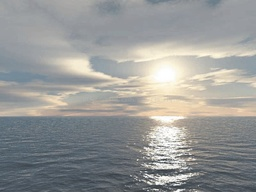
#> input picture woong/practice/images/source.jpg, 256 x 192 px, shrunk from 800 x 600 before the run, found by its file name; its folder holds 2 pictures in this run
$ python imageprocessing_class.py
#> lines starting #> are read from the running program, lines starting #| are printed output that depends on the picture
import math
import numpy as np
import cv2

FILE_PATH = "c:/Users/wcoh/AI_Study/woong/practice/images/"
FILE_SOURCE = "source"  # ORIGINAL IMAGE
FILE_TARGET = "target"  # REFERENCE IMAGE
FILE_EXTENTION = ".jpg"

class colorTransfer:
    meanB = [0, 0]
    meanG = [0, 0]
    meanR = [0, 0]
    stdB = [0, 0]
    stdG = [0, 0]
    stdR = [0, 0]
    h = [0, 0]
    w = [0, 0]          # class member 변수


    def __init__(self, source, target):
#> called with source = 'source', target = 'target'
        self.source_image = cv2.imread(FILE_PATH + source +
                        FILE_EXTENTION, cv2.IMREAD_COLOR)
#> self.source_image is the input picture: shape (192, 256, 3); mean B, G, R 151.5, 153, 151.8
        self.h[0], self.w[0], ch = self.source_image.shape
#> ch = 3

        self.target_image = cv2.imread(FILE_PATH + target +
                        FILE_EXTENTION, cv2.IMREAD_COLOR)
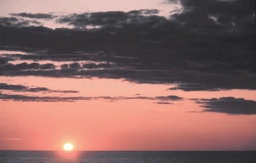
#> input picture woong/practice/images/target.jpg, 256 x 163 px, shrunk from 800 x 510 before the run, found by its file name
#> self.target_image is the input picture: shape (163, 256, 3); mean B, G, R 99.3, 102.5, 138.4
        self.h[1], self.w[1], ch = self.target_image.shape

    def limit(self, val):
        if val > 255:
            val = 255
        if val < 0:
            val = 0

        return val

    def calMean(self, imgName):
#> called with imgName = 'source'
        if imgName == "source":
            N = 0
            img = self.source_image
        elif imgName == "target":
            N = 1
            img = self.target_image

        for j in range(0, self.h[N]):
            for i in range(0, self.w[N]):
                self.meanB[N] = self.meanB[N] + img.item(j, i, 0)
                self.meanG[N] = self.meanG[N] + img.item(j, i, 1)
                self.meanR[N] = self.meanR[N] + img.item(j, i, 2)

        self.meanB[N] = self.meanB[N] / (self.h[N]*self.w[N])
        self.meanG[N] = self.meanG[N] / (self.h[N]*self.w[N])
        self.meanR[N] = self.meanR[N] / (self.h[N]*self.w[N])

    def calStd(self, imgName):
#> called with imgName = 'source'
        if imgName == "source":
            N = 0
            img = self.source_image
        elif imgName == "target":
            N = 1
            img = self.target_image

        for j in range(0, self.h[N]):
            for i in range(0, self.w[N]):
                self.stdB[N] = self.stdB[N] + \
                    pow((img.item(j, i, 0) - self.meanB[N]), 2)
                self.stdG[N] = self.stdG[N] + \
                    pow((img.item(j, i, 1) - self.meanG[N]), 2)
                self.stdR[N] = self.stdR[N] + \
                    pow((img.item(j, i, 2) - self.meanR[N]), 2)

        self.stdB[N] = math.sqrt(self.stdB[N] / (self.h[N]*self.w[N]))
        self.stdG[N] = math.sqrt(self.stdG[N] / (self.h[N]*self.w[N]))
        self.stdR[N] = math.sqrt(self.stdR[N] / (self.h[N]*self.w[N]))

    def fusion(self):
        img = np.zeros((self.h[0],self.w[0],3), np.uint8)
        for j in range(0, self.h[0]):
            for i in range(0, self.w[0]):
                new_Val_b = (self.source_image.item(j, i, 0) - self.meanB[0]) * (self.stdB[1] / self.stdB[0]) + self.meanB[1]
                new_Val_g = (self.source_image.item(j, i, 0) - self.meanG[0]) * (self.stdG[1] / self.stdG[0]) + self.meanG[1]
                new_Val_r = (self.source_image.item(j, i, 0) - self.meanR[0]) * (self.stdR[1] / self.stdR[0]) + self.meanR[1]

                new_Val_b = self.limit(new_Val_b)
                new_Val_g = self.limit(new_Val_g)
                new_Val_r = self.limit(new_Val_r)

                img.itemset((j, i, 0), new_Val_b)
                img.itemset((j, i, 1), new_Val_g)
                img.itemset((j, i, 2), new_Val_r)
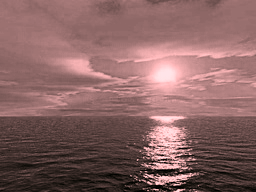
#> img: shape (192, 256, 3); mean B, G, R 98.8, 100.1, 136.6

        cv2.imshow("result image", img)
        return img


#####################################################
#                       EXE
#####################################################

CT = colorTransfer(FILE_SOURCE, FILE_TARGET)
CT.calMean('source')
CT.calMean('target')        # calculate Mean
CT.calStd('source')
CT.calStd('target')         # calculate Std
CT.fusion()                 # exe fusion

cv2.imshow("source image", CT.source_image)
cv2.imshow("target image", CT.target_image)         # image show
cv2.waitKey(0)
